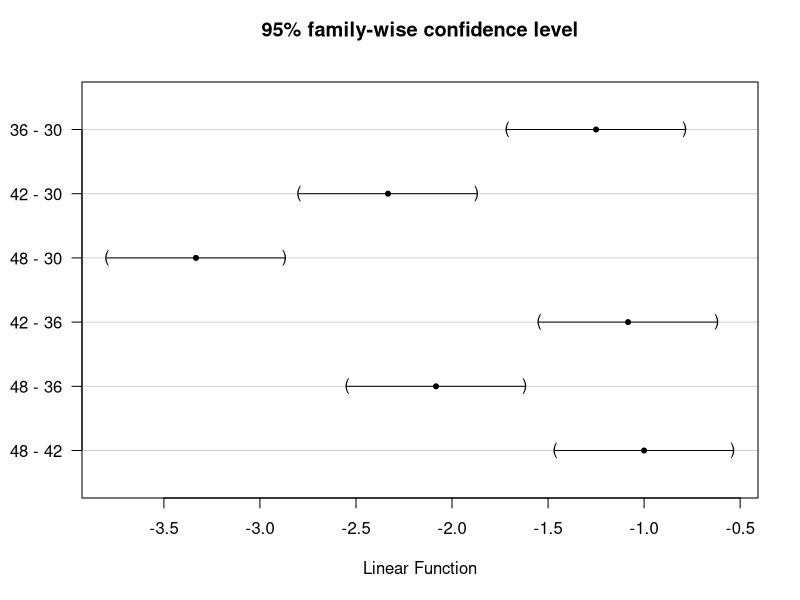

Reproduce this figure in R.
## ----meatData,size='scriptsize'------------------------------------------
meatData <- read.csv("meatData.csv")
str(meatData)


## ----factors,size='footnotesize'-----------------------------------------
meatData$time <- factor(meatData$time)
meatData$carcass <- factor(meatData$carcass)
meatData$roast <- factor(meatData$roast)


## ----aov1,size='footnotesize'--------------------------------------------
aov.meat1 <- aov(Wbscore ~ tenderizer * time + carcass +
                 Error(roast), data=meatData)


## ----saov1,size='scriptsize'---------------------------------------------
summary(aov.meat1)


## ----lme1,size='footnotesize'--------------------------------------------
library(nlme)
lme.meat1 <- lme(Wbscore ~ tenderizer*time, data=meatData,
    correlation=corCompSymm(), # To make results same as aov()
    random = ~1|carcass/roast)



## ----alme1,size='footnotesize'-------------------------------------------
anova(lme.meat1)


## ----lmePVC,size='tiny'--------------------------------------------------
lme.meatP <- lme(Wbscore ~ time, data=meatData, random = ~1|carcass/roast,
                 correlation=corCompSymm(), subset=tenderizer=="P")
lme.meatV <- lme(Wbscore ~ time, data=meatData, random = ~1|carcass/roast,
                 correlation=corCompSymm(), subset=tenderizer=="V")
lme.meatC <- lme(Wbscore ~ time, data=meatData, random = ~1|carcass/roast,
                 correlation=corCompSymm(), subset=tenderizer=="C")


## ----almePVC,size='tiny'-------------------------------------------------
anova(lme.meatP, Terms="time")
anova(lme.meatV, Terms="time")
anova(lme.meatC, Terms="time")


## ----tuk,size='tiny'-----------------------------------------------------
# install.packages("multcomp")
library(multcomp)
mcP <- glht(lme.meatP, linfct=mcp(time="Tukey"))
summary(mcP)
# confint(mcP)
# plot(mcP)


## ----mcp,include=TRUE,fig.width=8,fig.height=6,size='scriptsize',fig.show='hide'----
plot(mcP) # Should do this for the other 2 levels of tenderizer too
